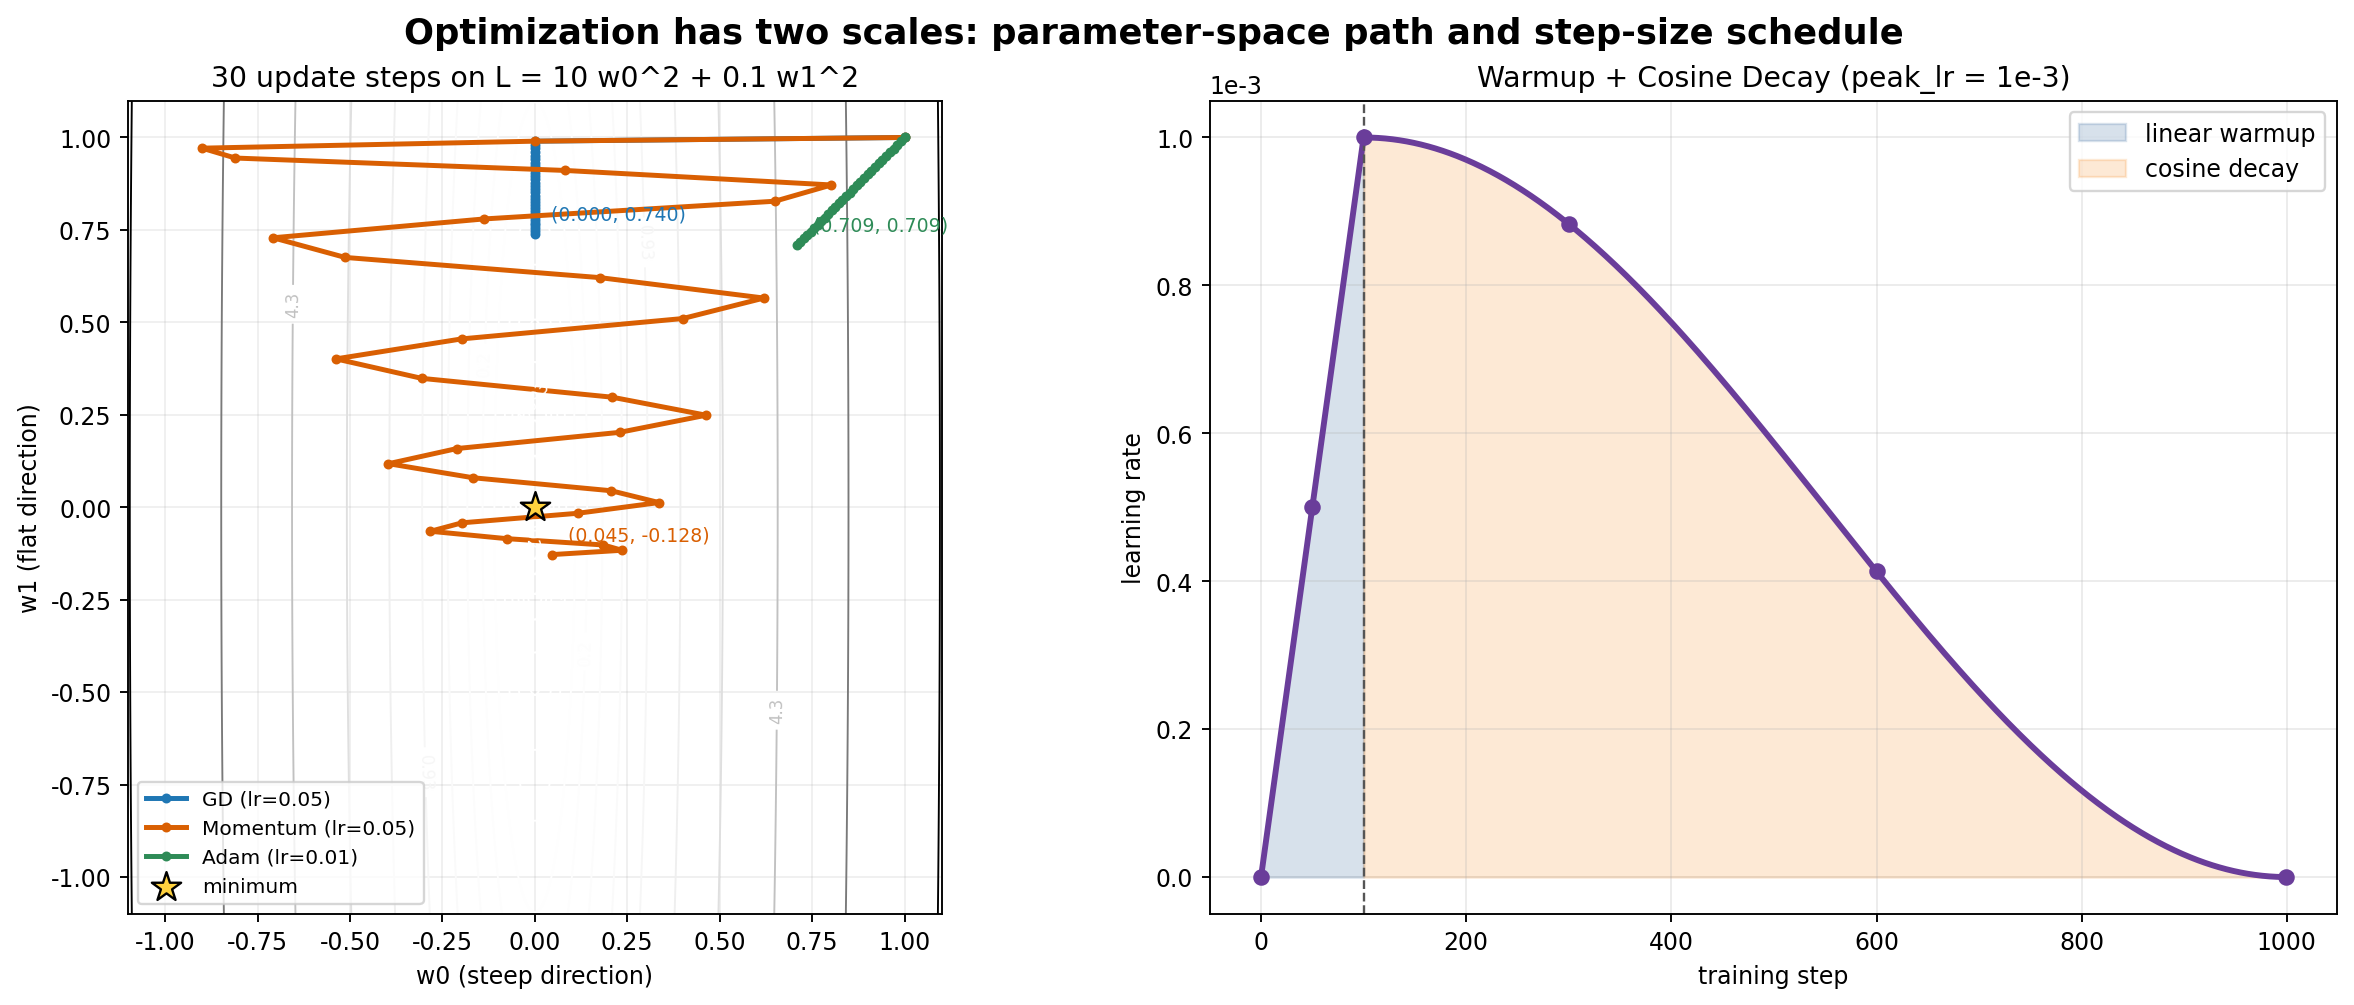

The Python source for this figure:
#!/usr/bin/env python3
"""生成 8.1 节的优化器轨迹与学习率调度图。"""
from pathlib import Path

import matplotlib
matplotlib.use("Agg")
import matplotlib.font_manager as fm
import matplotlib.pyplot as plt
import numpy as np

FONT_CANDIDATES = ["PingFang SC", "Microsoft YaHei", "Noto Sans CJK SC", "WenQuanYi Micro Hei", "Source Han Sans SC"]
available = {font.name for font in fm.fontManager.ttflist}
plt.rcParams["font.family"] = next((name for name in FONT_CANDIDATES if name in available), "DejaVu Sans")
plt.rcParams["axes.unicode_minus"] = False


def loss_fn(w):
    return 10 * w[..., 0] ** 2 + 0.1 * w[..., 1] ** 2


def grad_fn(w):
    return np.array([20 * w[0], 0.2 * w[1]])


def run_gd(steps=30, lr=0.05):
    w = np.array([1.0, 1.0])
    path = [w.copy()]
    for _ in range(steps):
        w -= lr * grad_fn(w)
        path.append(w.copy())
    return np.array(path)


def run_momentum(steps=30, lr=0.05, momentum=0.9):
    w = np.array([1.0, 1.0])
    velocity = np.zeros_like(w)
    path = [w.copy()]
    for _ in range(steps):
        velocity = momentum * velocity - lr * grad_fn(w)
        w += velocity
        path.append(w.copy())
    return np.array(path)


def run_adam(steps=30, lr=0.01, beta1=0.9, beta2=0.999, eps=1e-8):
    w = np.array([1.0, 1.0])
    m = np.zeros_like(w)
    v = np.zeros_like(w)
    path = [w.copy()]
    for t in range(1, steps + 1):
        grad = grad_fn(w)
        m = beta1 * m + (1 - beta1) * grad
        v = beta2 * v + (1 - beta2) * grad ** 2
        m_hat = m / (1 - beta1 ** t)
        v_hat = v / (1 - beta2 ** t)
        w -= lr * m_hat / (np.sqrt(v_hat) + eps)
        path.append(w.copy())
    return np.array(path)


def lr_schedule(step, total_steps=1000, warmup_steps=100, peak_lr=1e-3):
    if step < warmup_steps:
        return peak_lr * step / warmup_steps
    progress = (step - warmup_steps) / (total_steps - warmup_steps)
    return peak_lr * 0.5 * (1 + np.cos(np.pi * progress))

paths = {
    "GD (lr=0.05)": (run_gd(), "#1F77B4"),
    "Momentum (lr=0.05)": (run_momentum(), "#D95F02"),
    "Adam (lr=0.01)": (run_adam(), "#2E8B57"),
}

fig, (ax_path, ax_lr) = plt.subplots(1, 2, figsize=(14, 5.8), dpi=170, constrained_layout=True)
axis = np.linspace(-1.1, 1.1, 500)
W0, W1 = np.meshgrid(axis, axis)
loss = 10 * W0 ** 2 + 0.1 * W1 ** 2
levels = np.geomspace(0.002, 12, 18)
contours = ax_path.contour(W0, W1, loss, levels=levels, cmap="Greys", linewidths=0.8)
ax_path.clabel(contours, levels=levels[::3], inline=True, fontsize=7, fmt="%.2g")

for name, (path, color) in paths.items():
    ax_path.plot(path[:, 0], path[:, 1], "-o", color=color, linewidth=2.1, markersize=3.2, label=name)
    final = path[-1]
    ax_path.annotate(f"({final[0]:.3f}, {final[1]:.3f})", final, xytext=(7, 6),
                     textcoords="offset points", fontsize=8, color=color)

ax_path.scatter([0], [0], marker="*", s=170, color="#FFD23F", edgecolor="black", zorder=5, label="minimum")
ax_path.set(xlabel="w0 (steep direction)", ylabel="w1 (flat direction)",
            title="30 update steps on L = 10 w0^2 + 0.1 w1^2")
ax_path.set_aspect("equal")
ax_path.grid(alpha=0.2)
ax_path.legend(fontsize=8.5, loc="lower left")

steps = np.arange(1000)
rates = np.array([lr_schedule(step) for step in steps])
ax_lr.plot(steps, rates, color="#6A3D9A", linewidth=2.5)
ax_lr.fill_between(steps[:101], rates[:101], alpha=0.22, color="#4C78A8", label="linear warmup")
ax_lr.fill_between(steps[100:], rates[100:], alpha=0.18, color="#F58518", label="cosine decay")
ax_lr.axvline(100, color="#555555", linestyle="--", linewidth=1)
ax_lr.scatter([0, 50, 100, 300, 600, 999], [lr_schedule(x) for x in [0, 50, 100, 300, 600, 999]],
              color="#6A3D9A", zorder=3)
ax_lr.ticklabel_format(axis="y", style="sci", scilimits=(-3, -3))
ax_lr.set(xlabel="training step", ylabel="learning rate",
          title="Warmup + Cosine Decay (peak_lr = 1e-3)")
ax_lr.grid(alpha=0.25)
ax_lr.legend()

fig.suptitle("Optimization has two scales: parameter-space path and step-size schedule", fontsize=15, weight="bold")
output = Path(__file__).resolve().parent / "optimizer_trajectories.png"
fig.savefig(output, bbox_inches="tight")
print(f"saved to {output}")
